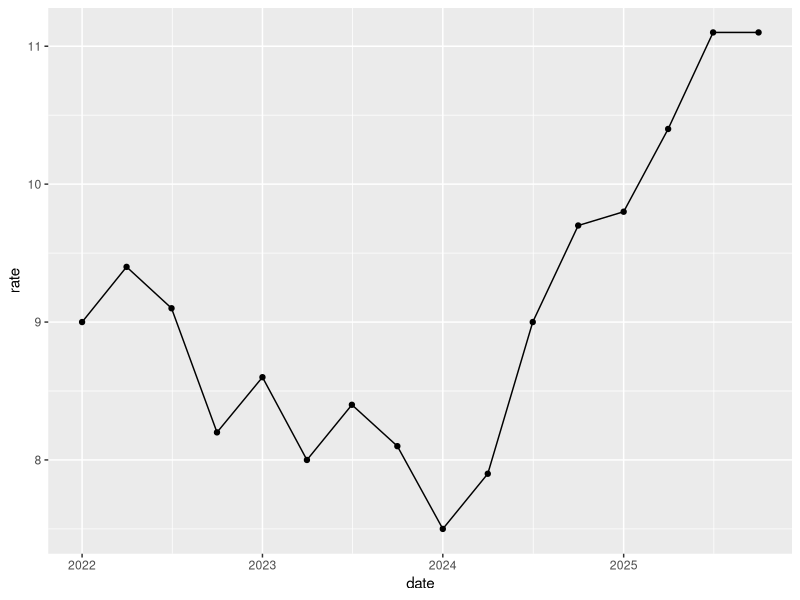
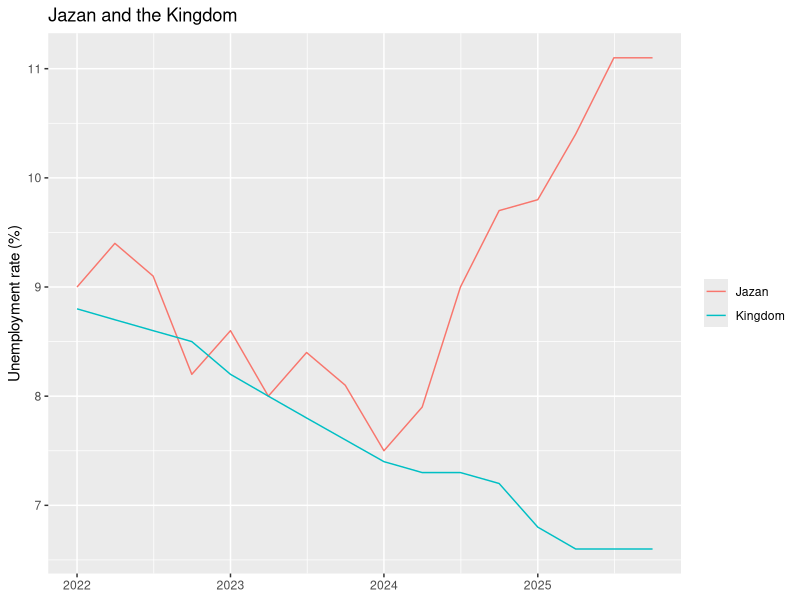
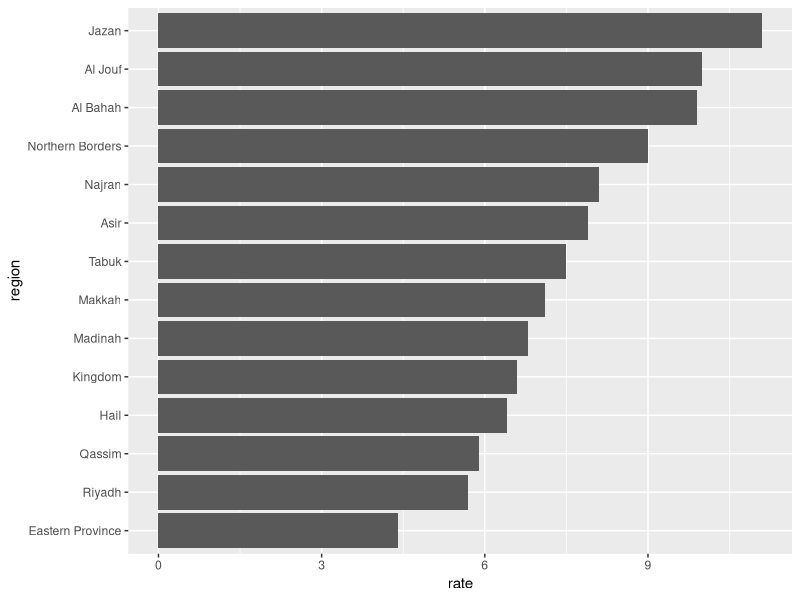

Reproduce these figures in R, in order.
library(tidyverse)

rates <- read_csv("unemployment.csv")

glimpse(rates)

rates |>
  filter(region == "Jazan") |>
  select(quarter, rate) |>
  mutate(change = round(rate - first(rate), 1))

rates |>
  filter(date == max(date)) |>
  arrange(desc(rate))

rates |>
  group_by(region) |>
  summarise(start = first(rate), end = last(rate))

latest <- rates |>
  filter(region == "Jazan") |>
  pull(rate) |>
  last()
latest

str_glue("Jazan, latest quarter: {latest}%")

jazan <- rates |> filter(region == "Jazan")

ggplot(jazan, aes(date, rate)) +
  geom_line() +
  geom_point()

both <- rates |>
  filter(region %in% c("Jazan", "Kingdom"))

ggplot(both, aes(date, rate, colour = region)) +
  geom_line() +
  labs(title = "Jazan and the Kingdom",
       y = "Unemployment rate (%)",
       x = NULL, colour = NULL)

latest_q <- rates |>
  filter(date == max(date)) |>
  mutate(region = fct_reorder(region, rate))

ggplot(latest_q, aes(rate, region)) +
  geom_col()
